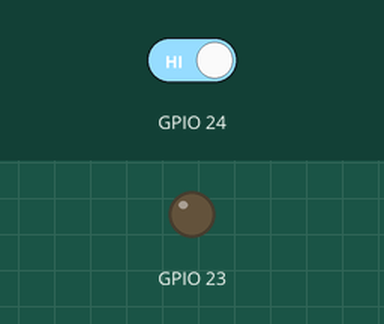
Recording of a program running on a simulated Raspberry Pi (BCM pin numbers). Parts: output pins drawn as LEDs (lit = HIGH). The inputs (shaded band) are chosen by the test bench; at power-on: GPIO 24 HIGH.

Above: at 1.2 s.
1.3 s: GPIO 24 driven LOW
At 2.5 s:
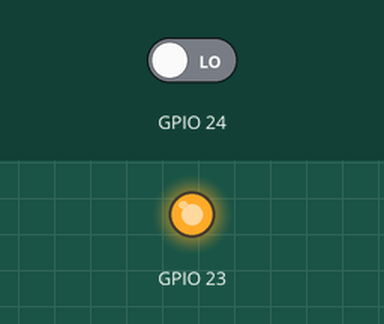
2.8 s: GPIO 24 driven HIGH
At 3.6 s:
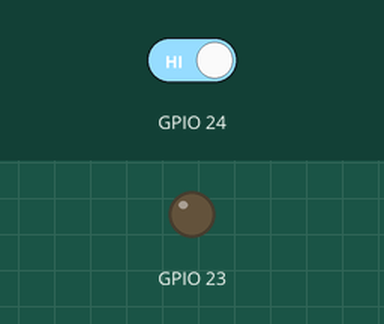
Timing chart, 0 to 5.8 s (numbered marks = the images above; inputs shaded):
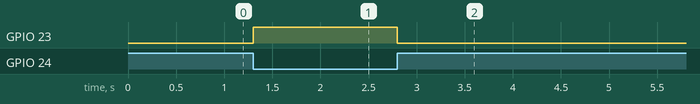

Measured:
- after the input at 1.3 s, GPIO 23: LOW → HIGH at once
- after the input at 2.8 s, GPIO 23: HIGH → LOW at once

The program:

button.py
```python
import RPi.GPIO as GPIO
import time

GPIO.setwarnings(False)
GPIO.setmode(GPIO.BCM)
GPIO.setup(23, GPIO.OUT)
GPIO.setup(24, GPIO.IN)

while True:
    if GPIO.input(24) == 0:
        # Ausschalten
        #GPIO.output(23, GPIO.LOW)
        GPIO.output(23, GPIO.HIGH)
    else:
        # Einschalten
        #GPIO.output(23, GPIO.HIGH)
        GPIO.output(23, GPIO.LOW)

'''
for i in range(5):
    GPIO.output(23, GPIO.HIGH)
    time.sleep(0.5)
    GPIO.output(23, GPIO.LOW)
    time.sleep(0.5)
'''
```
